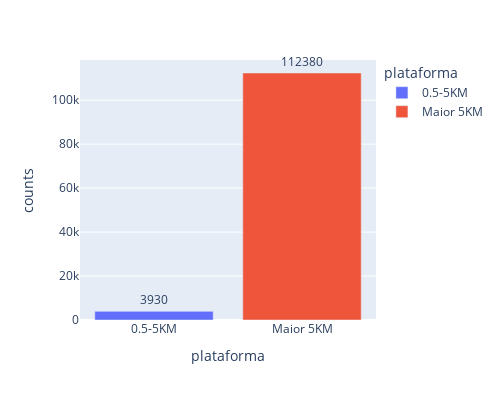

This figure's notebook cell:
### Code cell
fig = px.bar(dfDist_0a5KMP, 
             x='plataforma', 
             y='counts',
             color='plataforma',
             text_auto='Plataforma',
             height=400,
            width= 500)
fig.update_traces(textfont_size=12, 
                  textangle=0, 
                  textposition="outside", 
                  cliponaxis=False)
fig.show()

### Figure 1 — Plotly figure (JSON) as saved in the notebook; plotly's stock layout.template omitted (floating-point values rounded to 4 significant figures)
{"data": [{"alignmentgroup": "True", "cliponaxis": false, "hovertemplate": "plataforma=%{x}<br>counts=%{y}<extra></extra>", "legendgroup": "0.5-5KM", "marker": {"color": "#636efa", "pattern": {"shape": ""}}, "name": "0.5-5KM", "offsetgroup": "0.5-5KM", "orientation": "v", "showlegend": true, "textangle": 0, "textfont": {"size": 12}, "textposition": "outside", "texttemplate": "%{y:Plataforma}", "type": "bar", "x": ["0.5-5KM"], "xaxis": "x", "y": [3930], "yaxis": "y"}, {"alignmentgroup": "True", "cliponaxis": false, "hovertemplate": "plataforma=%{x}<br>counts=%{y}<extra></extra>", "legendgroup": "Maior 5KM", "marker": {"color": "#EF553B", "pattern": {"shape": ""}}, "name": "Maior 5KM", "offsetgroup": "Maior 5KM", "orientation": "v", "showlegend": true, "textangle": 0, "textfont": {"size": 12}, "textposition": "outside", "texttemplate": "%{y:Plataforma}", "type": "bar", "x": ["Maior 5KM"], "xaxis": "x", "y": [112380], "yaxis": "y"}], "layout": {"barmode": "relative", "height": 400, "legend": {"title": {"text": "plataforma"}, "tracegroupgap": 0}, "margin": {"t": 60}, "width": 500, "xaxis": {"anchor": "y", "categoryarray": ["0.5-5KM", "Maior 5KM"], "categoryorder": "array", "domain": [0, 1], "title": {"text": "plataforma"}}, "yaxis": {"anchor": "x", "domain": [0, 1], "title": {"text": "counts"}}}}
